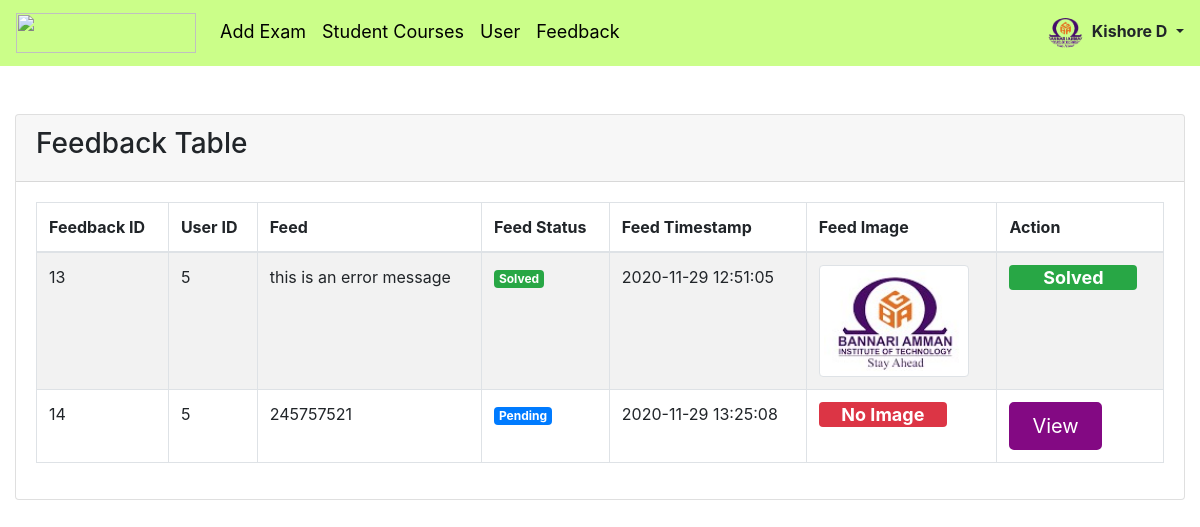
The page /master/staff_feedback.php (signed in) on the database its author committed.
### tables this page shows
CREATE TABLE IF NOT EXISTS `admin_table` (
  `admin_id` int NOT NULL AUTO_INCREMENT,
  `admin_name` varchar(50) NOT NULL,
  `admin_email_address` varchar(150) NOT NULL,
  `admin_password` varchar(150) NOT NULL,
  `admin_gender` varchar(50) NOT NULL,
  `admin_course` varchar(50) NOT NULL,
  `admin_DOB` varchar(50) NOT NULL,
  `admin_contact` varchar(15) NOT NULL,
  `admin_level` varchar(50) NOT NULL,
  `admin_verfication_code` varchar(100) NOT NULL,
  `admin_type` enum('master','sub_master') NOT NULL,
  `admin_created_on` datetime NOT NULL,
  `email_verified` enum('no','yes') NOT NULL,
  PRIMARY KEY (`admin_id`)
);

CREATE TABLE IF NOT EXISTS `feedback_table` (
  `f_id` int NOT NULL AUTO_INCREMENT,
  `user_id` int NOT NULL,
  `feed_type` varchar(50) NOT NULL,
  `feed` varchar(100) NOT NULL,
  `feed_status` varchar(20) NOT NULL DEFAULT 'Pending',
  `feed_remark` varchar(100) NOT NULL,
  `staff_id` int NOT NULL,
  `feed_timestamp` datetime NOT NULL DEFAULT CURRENT_TIMESTAMP,
  `feed_image` varchar(150) NOT NULL,
  PRIMARY KEY (`f_id`)
);

### master/Examination.php (called while the page is built, shortened)
<?php
class Examination
{
	var $connect;
	var $query;
	var $data;
	var $statement;
	function __construct()
	{
		$this->host = 'localhost';
		$this->username = 'root';
		$this->password = '';
		$this->database = 'online_examination';
		$this->connect = new PDO("mysql:host=$this->host; dbname=$this->database", "$this->username", "$this->password");
	}
	function execute_query()
	{
		$this->statement = $this->connect->prepare($this->query);
		$this->statement->execute($this->data);
	}
	function query_result()
	{
		$this->execute_query();
		return $this->statement->fetchAll();
	}
}
?>

### master/staff_feedback.php (the view, shortened to what this page needs)
<?php
include('header.php');
?>
<br ><br>
<div class="card">
	<div class="card-header">
		<div class="row">
			<div class="col-md-9">
				<h3 class="panel-title">Feedback Table</h3>
			</div>
			<div class="col-md-3" align="right">
			</div>
		</div>
	</div>
	<div class="card-body">
		<div class="table-responsive">
			<table id="exam_data_table" class="table table-bordered table-striped table-hover">
				<thead>
					<tr>
						<th>Feedback ID</th>
						<th>User ID</th>
						<th>Feed</th>
						<th>Feed Status</th>
						<th>Feed Timestamp</th>
						<th>Feed Image</th>
						<th>Action</th>
					</tr>
                </thead>
                <tbody>
				<?php $exam->query = "SELECT * FROM feedback_table where feed_type='Faculty'";
$result = $exam->query_result();
foreach($result as $row)
{
?>
            <tr>
                <td><?php echo $row['f_id'];?></td>
				<td><?php echo $row['user_id'];?></td>
				<td><?php echo $row['feed'];?></td>
				<td><?php if($row['feed_status']=="Pending")
				{?><span class="badge badge-primary">Pending</span><?php } else { ?><span class="badge badge-success">Solved</span></td><?php } ?>
				<td><?php echo $row['feed_timestamp'];?></td>
				<td>
          <?php if($row['feed_image']!=NULL){?>
          <img src="../feedback_image/<?php echo $row['feed_image'];?>" class="img-thumbnail" width="150" /><?php }else{?>
			<div class="badge badge-danger text-wrap font-weight-bold" style="width: 8rem;height: 25px;font-size: 18px;"> No Image </div></td>
			<?php	} if($row['feed_status']=="Pending") {?>
				<td><a type="submit" class="btn info" href="feedback_add.php?examid=<?php echo $row['f_id'];?>" >View</a></td><?php }else{ ?>
				<td><div class="badge badge-success text-wrap font-weight-bold" style="width: 8rem;height: 25px;font-size: 18px;">Solved</div></td> <?php }  } ?>
                </tr>
				</tbody>
			</table>
		</div>
	</div>
</div>

### master/header.php (shortened to what this page needs)
<?php
include('Examination.php');
$exam = new Examination;
$exam->admin_session_private();
?>
<!DOCTYPE html>
<html lang="en">
<head>
    <link rel="stylesheet" href="style1/bootstrap.min.css">
    <link rel="stylesheet" href="style1/Datatables.bootstrap4.min.css">
    <link rel="stylesheet" href="../style/style.css" />
    <link rel="stylesheet" href="../style/bootstrap-datetimepicker.css" />
    <link href="../style/button.css" rel="stylesheet" type="text/css">
</head>
<body>
    <nav class="navbar navbar-expand-sm  navbar-light   " style="background-color: #CBFE89 ;">
        <a class="navbar-brand" href="index.php">
            <img src="https://www.bitsathy.ac.in/assets/images/headlogo.svg" width="180" height="40" alt="">
        </a>
        <div class="collapse navbar-collapse" id="collapsibleNavbar">
            <ul class="navbar-nav mr-auto">
                <li class="nav-item">
                    <div class="topnav"><a style="color: black;" class="nav-link" href="exam.php">Add  Exam</a></div>
                </li>
                <li class="nav-item">
                    <div class="topnav"> <a style="color: black;" class="nav-link" href="course.php">Student Courses</a></div>
                </li>
                <li class="nav-item">
                    <div class="topnav"><a style="color: black;" class="nav-link" href="user.php">User</a></div>
                </li>
                <li class="nav-item">
                    <div class="topnav"> <a style="color: black;" class="nav-link" href="staff_feedback.php">Feedback</a></div>
                </li>
            </ul>
        <?php
        if (isset($_SESSION['admin_id'])) {
          $exam->query = "
SELECT * FROM admin_table
WHERE admin_id = '" . $_SESSION['admin_id'] . "'
";
          $result = $exam->query_result();
          foreach ($result as $row)
        ?>
            <form class="form-inline my-2 my-lg-0">
            <div class="dropdown "> &emsp;&nbsp;&nbsp;&nbsp;
              <a class="dropdown-toggle" padding="10dp" type="button" data-toggle="dropdown">&nbsp;&nbsp;&nbsp;&nbsp; <img class="rounded-circle" width="35" height="30" alt="100x100" src="../include/bit1.png" data-holder-rendered="true">&nbsp;&nbsp;<b><?php echo $row["admin_name"]; ?></b>
                <span class="caret"></span></a>
            </div>
      </div>
      <?php
        }
  ?>
    </nav>
    <div class="container-fluid">

### style/button.css (style rules this page uses)
.btn { border: 3px solid white; border-radius: 5px; padding: 6px 20px; font-size: 20px; cursor: pointer; }
.info { background-color: #830983; border-color: #830983; color: white; }

### master/header.php (style rules this page uses)
.topnav { overflow: hidden; font-size: 18px; float: left; color: blue; }
.topnav a { text-decoration: none; border-bottom: 3px solid transparent; }

### rows shown on the page
admin_table: admin_name "Kishore D"
feedback_table: f_id "13", user "5", feed "this is an error message", feed_status "Solved", feed_timestamp "2020-11-29 12:51:05", feed_image (picture)
feedback_table: f_id "14", user "5", feed "245757521", feed_status "Pending", feed_timestamp "2020-11-29 13:25:08", feed_image "No Image"
